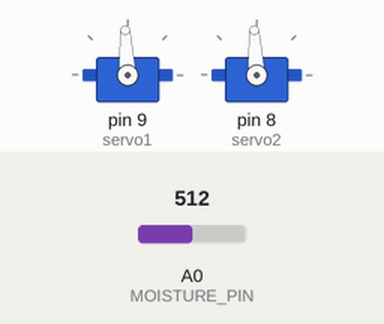
A sketch run on a simulated Arduino Uno, built with avr-gcc and run on an emulated ATmega328P. On the bench: 2 × servo. The inputs (shaded band) are chosen by the test bench; at power-on: A0 (MOISTURE_PIN) = 512. What the sketch prints to the serial monitor is not drawn.

Above: at 5.8 s.
5.9 s: A0 (MOISTURE_PIN) set to 417
10.1 s: A0 (MOISTURE_PIN) set to 383
At 12.1 s:
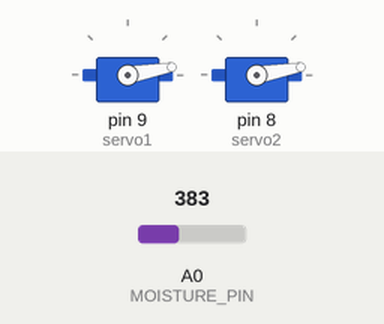
14.3 s: A0 (MOISTURE_PIN) set to 410
At 17.1 s:
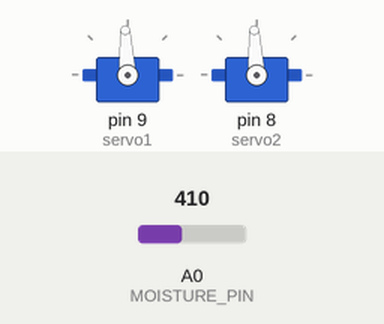
18.5 s: A0 (MOISTURE_PIN) set to 390
At 22.1 s:
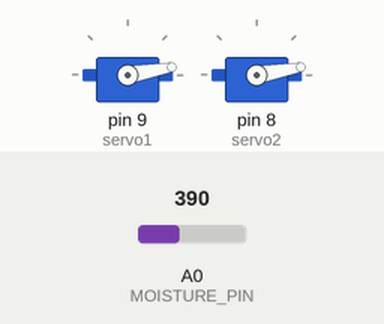
Timing chart, 0 to 23.6 s (numbered marks = the images above; inputs shaded):
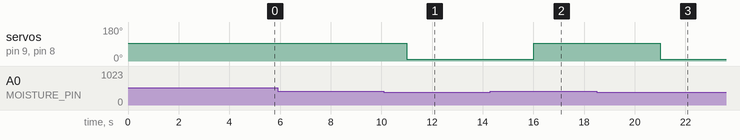

Measured:
- the behaviour switches between 400 and 399 on A0 (MOISTURE_PIN) (found by bisection; images 0 and 1)
- after the input at 5.9 s, every drawn part: stays the same
- after the input at 10.1 s, servo on pin 9 (servo1), servo on pin 8 (servo2): 93° → 10° after 0.90 s
- after the input at 14.3 s, servo on pin 9 (servo1), servo on pin 8 (servo2): 10° → 93° after 1.7 s
- after the input at 18.5 s, servo on pin 9 (servo1), servo on pin 8 (servo2): 93° → 10° after 2.5 s

The sketch:

LiftingMechanism_code.ino
```cpp
#include <Servo.h> // Include the servo library

Servo servo1;      // Create servo objects
Servo servo2;
int pos = 10;      // Define starting/lowered position of servo

int soilMoisture;
#define MOISTURE_PIN A0 // Define soil moisture analog pin

void setup() {
Serial.begin(9600); // Initialise serial communication for data readout

servo1.attach(9); // Assign digital pins to servos
servo2.attach(8);
servo1.write(pos); // Move servos to starting position
servo2.write(pos);
}

void loop() {
  soilMoisture = analogRead(MOISTURE_PIN); // Read and print soil moisture value
  Serial.print("Soil Moisture: ");
  Serial.println(soilMoisture);
  Serial.print("\t");

  if (soilMoisture >= 400 && pos == 10)  {    // If soil is moist and lid is lowered
    pos += 83;            // Rotate servo by 85 degrees - lifting lid
    servo1.write(pos);
    servo2.write(pos);
    delay(2000);           // Give servos time to rotate

  }
  else if (soilMoisture < 400 && pos == 93) {     //If soil is dry and lid is lifted
    pos -= 83;       // Rotate servo in opposite direction by 85 degrees - lowering lid
    servo1.write(pos);
    servo2.write(pos);
    delay(2000);          // Give servos time to rotate
  }
  delay(3000);        // Wait 3 seconds before taking soil moisture readings
}
```
